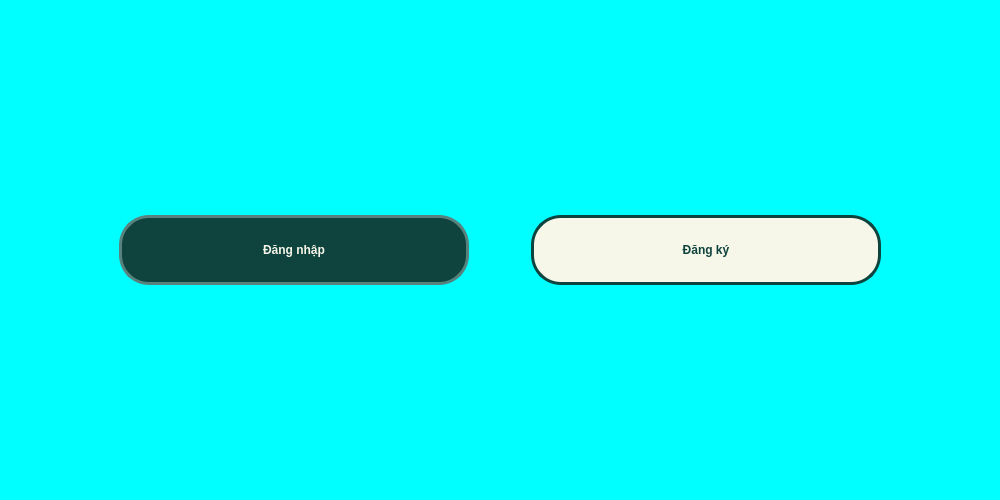
<?xml version="1.0" encoding="UTF-8"?>
<ui version="4.0">
 <class>MainWindow</class>
 <widget class="QMainWindow" name="MainWindow">
  <property name="geometry">
   <rect>
    <x>0</x>
    <y>0</y>
    <width>1000</width>
    <height>500</height>
   </rect>
  </property>
  <property name="windowTitle">
   <string>MainWindow</string>
  </property>
  <property name="styleSheet">
   <string notr="true">QMainWindow{
border-image:url(:/pic/Home.png);
background-color:rgb(0,255,255);}</string>
  </property>
  <widget class="QWidget" name="centralwidget">
   <layout class="QVBoxLayout" name="verticalLayout">
    <item>
     <layout class="QHBoxLayout" name="horizontalLayout">
      <item>
       <spacer name="horizontalSpacer_4">
        <property name="orientation">
         <enum>Qt::Orientation::Horizontal</enum>
        </property>
        <property name="sizeHint" stdset="0">
         <size>
          <width>40</width>
          <height>20</height>
         </size>
        </property>
       </spacer>
      </item>
      <item>
       <spacer name="horizontalSpacer">
        <property name="orientation">
         <enum>Qt::Orientation::Horizontal</enum>
        </property>
        <property name="sizeHint" stdset="0">
         <size>
          <width>40</width>
          <height>20</height>
         </size>
        </property>
       </spacer>
      </item>
      <item>
       <widget class="QPushButton" name="pushButtonLogin">
        <property name="minimumSize">
         <size>
          <width>350</width>
          <height>70</height>
         </size>
        </property>
        <property name="maximumSize">
         <size>
          <width>16777215</width>
          <height>16777215</height>
         </size>
        </property>
        <property name="styleSheet">
         <string notr="true">/* Trạng thái bình thường (Giữ nguyên 100% của mày) */
QPushButton {
    color: #f6f6e9;
    background-color: #0f433d;
    font: 87 20pt &quot;Noto Sans HK Black&quot;;
    border-radius: 30px;
    border: 3px solid #58827d;
font-weight:bold;
}

/* Trạng thái khi rê chuột vào (Hover) */
QPushButton:hover {
    background-color: #1a6b61; /* Màu xanh sáng hơn một chút để nổi bật */
    border: 3px solid #73a6a0; /* Viền cũng sáng lên một chút cho đồng bộ */
}

/* Thêm luôn trạng thái khi click (bấm xuống) cho nó xịn */
QPushButton:pressed {
    background-color: #0a2e2a; /* Nền tối đi khi bấm */
    border: 3px solid #3d5e5b; /* Viền tối đi */
}</string>
        </property>
        <property name="text">
         <string>Đăng nhập</string>
        </property>
        <property name="iconSize">
         <size>
          <width>30</width>
          <height>50</height>
         </size>
        </property>
       </widget>
      </item>
      <item>
       <spacer name="horizontalSpacer_2">
        <property name="orientation">
         <enum>Qt::Orientation::Horizontal</enum>
        </property>
        <property name="sizeHint" stdset="0">
         <size>
          <width>40</width>
          <height>20</height>
         </size>
        </property>
       </spacer>
      </item>
      <item>
       <widget class="QPushButton" name="pushButtonSignUp">
        <property name="minimumSize">
         <size>
          <width>350</width>
          <height>70</height>
         </size>
        </property>
        <property name="styleSheet">
         <string notr="true">/* Trạng thái bình thường (Code gốc của mày) */
QPushButton {
    color: #0f433d;
    background-color: #f6f6e9;
    font: 87 20pt &quot;Noto Sans HK Black&quot;;
    border-radius: 30px;
    border: 3px solid #0f433d;
font-weight:bold;
}

/* Trạng thái khi rê chuột vào (Hover) - Đảo màu cho xịn */
QPushButton:hover {
    background-color: #1a6b61; /* Nền biến thành xanh đậm */
    color: #f6f6e9; /* Chữ sáng lên */
    /* Viền giữ nguyên màu xanh đậm nên tao không cần viết lại ở đây */
}

/* Trạng thái khi click chuột bấm xuống (Pressed) */
QPushButton:pressed {
    background-color: #0a2e2a; /* Nền tối hơn một tông so với lúc hover */
    border: 3px solid #0a2e2a; /* Viền cũng tối theo */
    color: #f6f6e9;
}</string>
        </property>
        <property name="text">
         <string>Đăng ký</string>
        </property>
       </widget>
      </item>
      <item>
       <spacer name="horizontalSpacer_5">
        <property name="orientation">
         <enum>Qt::Orientation::Horizontal</enum>
        </property>
        <property name="sizeHint" stdset="0">
         <size>
          <width>40</width>
          <height>20</height>
         </size>
        </property>
       </spacer>
      </item>
      <item>
       <spacer name="horizontalSpacer_3">
        <property name="orientation">
         <enum>Qt::Orientation::Horizontal</enum>
        </property>
        <property name="sizeHint" stdset="0">
         <size>
          <width>40</width>
          <height>20</height>
         </size>
        </property>
       </spacer>
      </item>
     </layout>
    </item>
   </layout>
  </widget>
  <widget class="QMenuBar" name="menubar">
   <property name="geometry">
    <rect>
     <x>0</x>
     <y>0</y>
     <width>1000</width>
     <height>22</height>
    </rect>
   </property>
  </widget>
 </widget>
 <resources>
  <include location="../../images/images.qrc"/>
 </resources>
 <connections/>
</ui>
